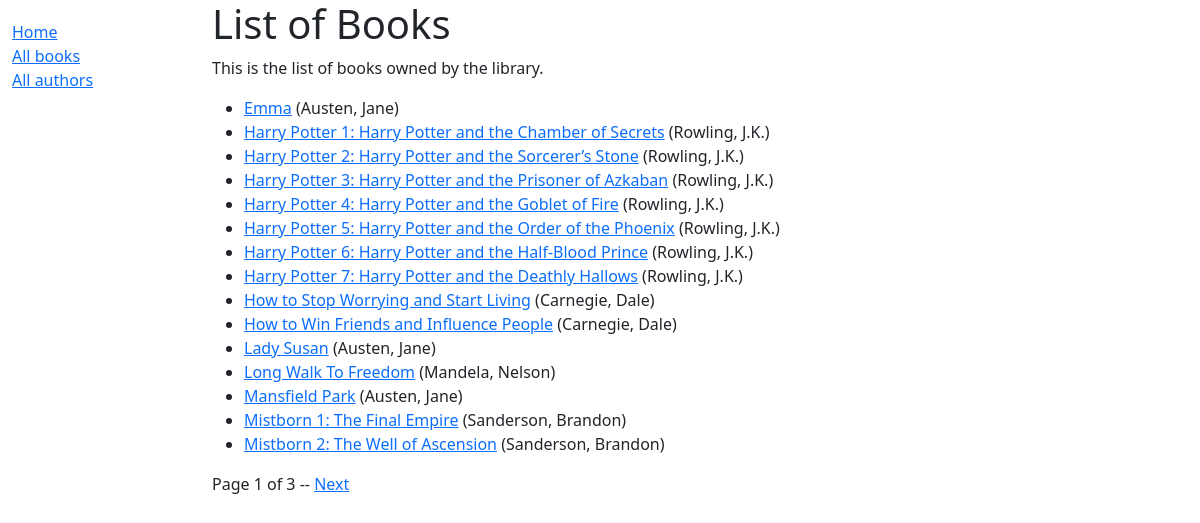
/catalog/books/, run on an earlier commit of the app's database.
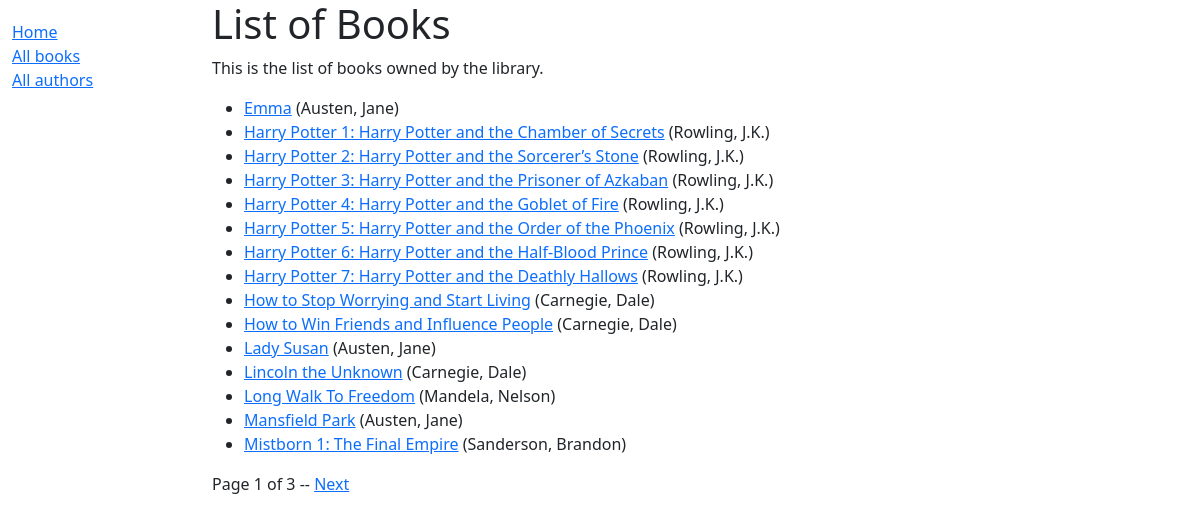
And on a later commit of the database.
### catalog/models.py (models this page shows, shortened)
class Book(models.Model):
    title = models.CharField(max_length=200)
    author = models.ForeignKey('Author', on_delete=models.RESTRICT, null=True)
    summary = models.TextField(
        max_length=1000,
        help_text="Enter a brief description of the book",
    )
    isbn = models.CharField(
        'ISBN',
        max_length=13,
        unique=True,
        help_text='13 Character <a href="https://www.isbn-international.org/'
                  'content/what-isbn">ISBN number</a>',
    )
    genre = models.ManyToManyField(
        Genre,
        help_text="Select a genre for this book",
    )   # each genre can have many books and a book can have multiple genres
    def display_genre(self):
        """Create a string for the Genre. Required to display in Admin."""
        return '; '.join(genre.name for genre in self.genre.all()[:3])
    display_genre.short_description = 'Genre'
    language = models.ForeignKey(
        Language, on_delete=models.SET_NULL, null=True
    )
    def get_absolute_url(self):
        return reverse('catalog:book-detail', args=[str(self.id)])
    class Meta:
        ordering = ['title', 'author']

class Author(models.Model):
    first_name = models.CharField(max_length=100)
    last_name = models.CharField(max_length=100)
    date_of_birth = models.DateField(null=True, blank=True)
    date_of_death = models.DateField('Died', null=True, blank=True)
    class Meta:
        ordering = ['last_name', 'first_name']
    def __str__(self) -> str:
        return f'{self.last_name}, {self.first_name}'

### catalog/views.py (the view)
# urls.py: path('books/', views.BookListView.as_view(), name='books'),
class BookListView(generic.ListView):
    model = Book
    paginate_by = 15
    def get_context_data(self, **kwargs: Any) -> dict[str, Any]:
        context = super().get_context_data(**kwargs)
        context['some_data'] = 'Some other data'
        return context

### catalog/templates/catalog/book_list.html (shortened to what this page needs)
{% extends 'base_generic.html' %}
{% block content %}
    <h1>List of Books</h1>
    <p>
        This is the list of books owned by the library.
    </p>
    {% if object_list %}
        <ul>
            {% for book in object_list %}
                <li>
                    <a href="{{ book.get_absolute_url }}">{{ book.title }}</a>
                    ({{ book.author }})
                </li>
            {% endfor %}
        </ul>
    {% else %}
        <p>There are not books in the library.</p>
    {% endif %}
{% endblock %}

What changed in the data, as far as the page shows it:
no longer on this page (row unchanged): Book: title "Mistborn 2: The Well of Ascension", author "Sanderson, Brandon"
added Book: title "Lincoln the Unknown", author "Carnegie, Dale"
